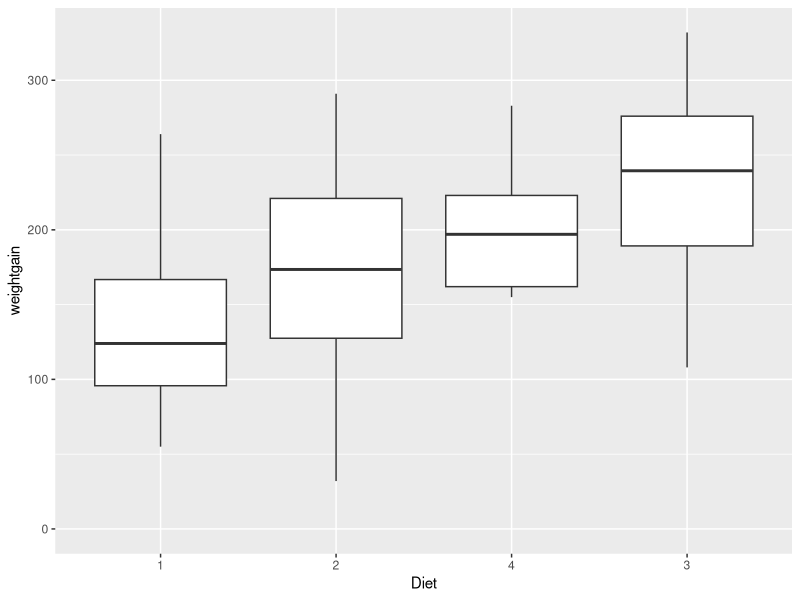
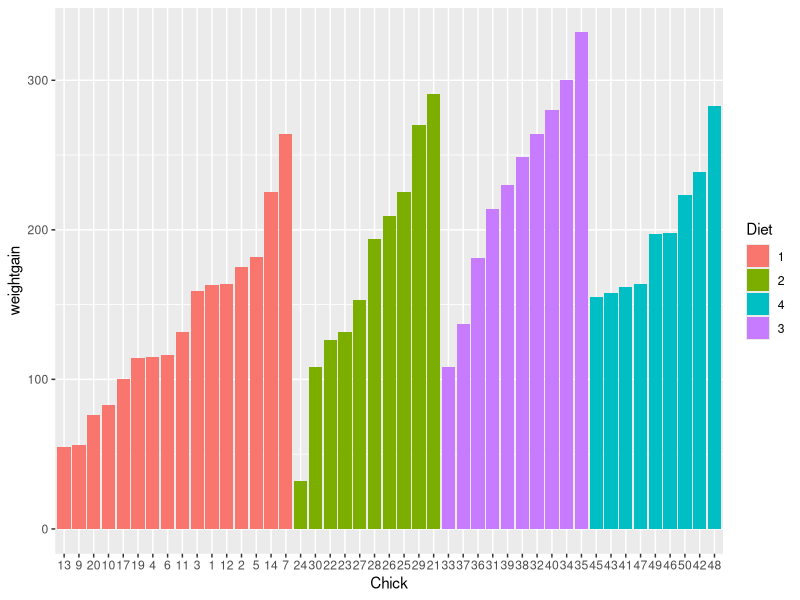
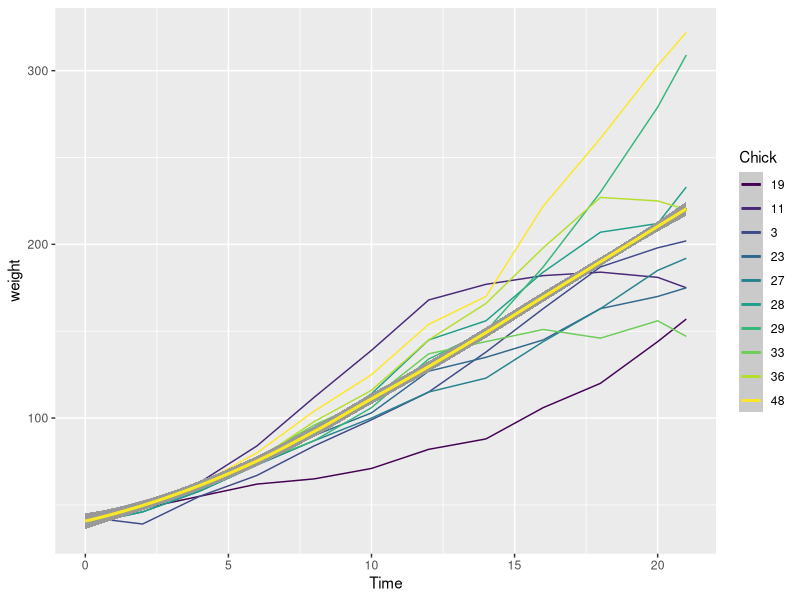
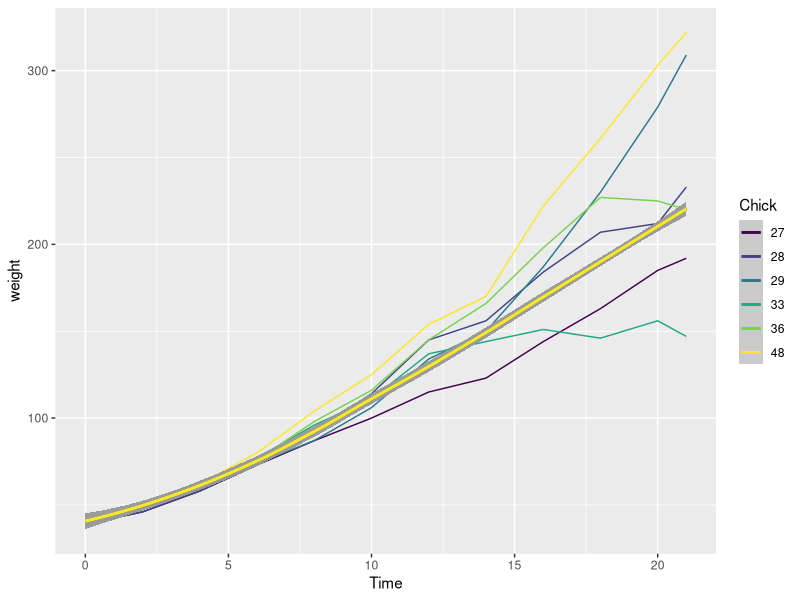
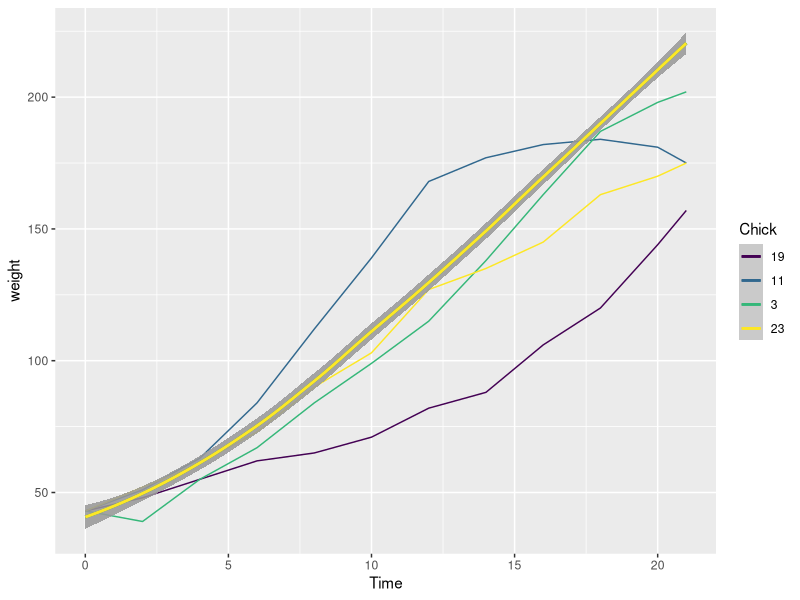
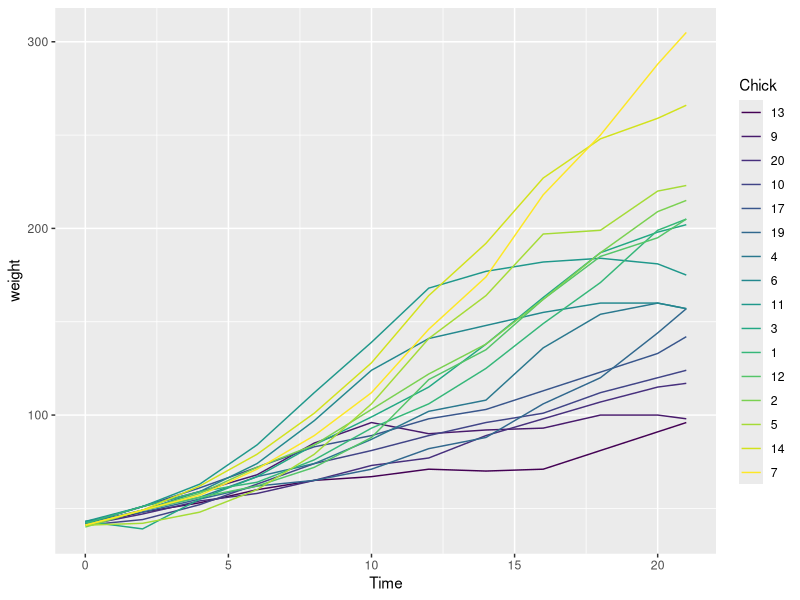
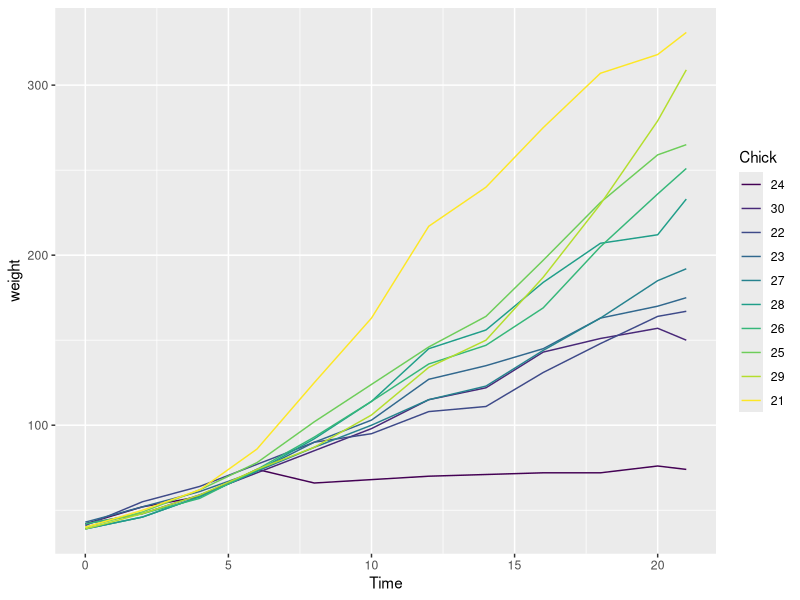
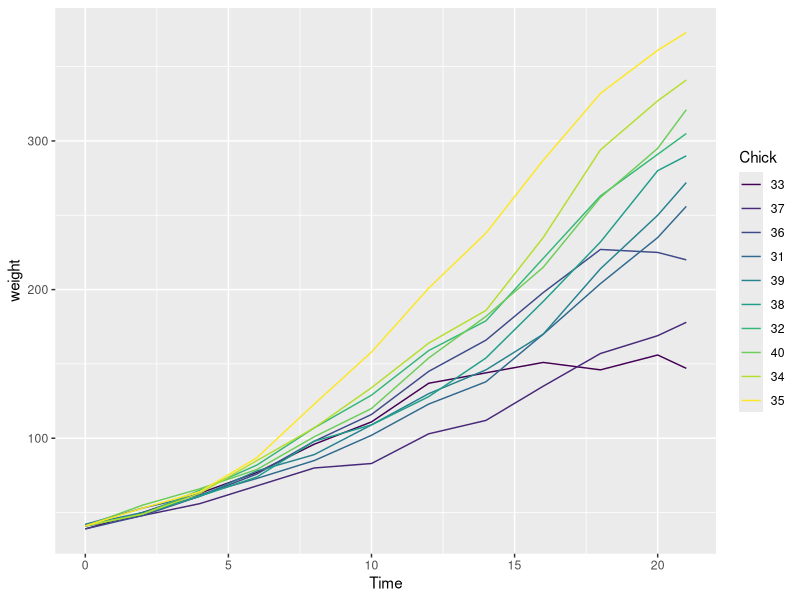

R code for these plots, in order:
## ---- chunk 1
knitr::opts_chunk$set(echo = TRUE)
library(datasets)
library(dplyr)
library(ggplot2)
chick <- ChickWeight
## ---- chunk 2
weight0 <- chick %>%
  group_by(Diet) %>%
  summarize(n=n(), avgWeight = mean(weight), sdWeight = sd(weight))
weight0
## ---- chunk 3
count <- chick %>%
  group_by(Chick) %>%
  mutate(Count = n()) %>%
  ungroup()
complete <- count %>%
  filter(Count==12)
head(complete, 3)
## ---- chunk 4
complete <- complete %>%
  group_by(Chick) %>%
  mutate(weightgain = weight - weight[Time == 0]) %>%
  ungroup()
head(complete, 3)
## ---- chunk 5
complete$Diet <- factor(complete$Diet, c(1, 2, 4, 3))

complete %>%
  filter(Time == 21) %>%
  ggplot(aes(x = Diet, y = weightgain)) + geom_boxplot() + ylim(0, NA)

## ---- chunk 6
fin <- complete %>%
  filter(Time == 21) %>%
  arrange(desc(weightgain))
fin
complete %>%
  filter(Time == 21) %>%
  arrange(weightgain)
fin %>%
  ggplot(aes(x = Chick, y = weightgain, fill = Diet)) + geom_col()
## ---- chunk 7
complete %>%
  filter(Time == 0) %>%
  arrange(weight)

complete %>%
  filter(Time == 0) %>%
  arrange(desc(weight))
## ---- chunk 8
complete <- complete %>%
  group_by(Time) %>%
  mutate(avgWeight = sum(weight) / n()) %>%
  ungroup()
complete
complete %>%
  filter(Chick %in% c(27,28,29,33,36,48,3,11,19,23)) %>%
  ggplot(aes(x = Time, y = weight, color = Chick)) + geom_line() + geom_smooth(aes(x = Time, y = avgWeight), show.legend = TRUE)
## ---- chunk 9
complete %>%
  filter(Chick %in% c(27,28,29,33,36,48)) %>%
  ggplot(aes(x = Time, y = weight, color = Chick)) + geom_line() + geom_smooth(aes(x = Time, y = avgWeight), show.legend = TRUE)
## ---- chunk 10
complete %>%
  filter(Chick %in% c(3,11,19,23)) %>%
  ggplot(aes(x = Time, y = weight, color = Chick)) + geom_line() + geom_smooth(aes(x = Time, y = avgWeight), show.legend = TRUE)
## ---- chunk 11
complete %>%
  filter(Diet == 1) %>%
  ggplot(aes(x = Time, y = weight, color = Chick)) + geom_line()
complete %>%
  filter(Diet == 2) %>%
  ggplot(aes(x = Time, y = weight, color = Chick)) + geom_line()
complete %>%
  filter(Diet == 3) %>%
  ggplot(aes(x = Time, y = weight, color = Chick)) + geom_line()
complete %>%
  filter(Diet == 4) %>%
  ggplot(aes(x = Time, y = weight, color = Chick)) + geom_line()
complete %>%
  filter(Time == 21) %>%
  ggplot(aes(x = weight, fill = Diet)) + geom_histogram(binwidth = 20)
complete %>%
  filter(Time == 21) %>%
  ggplot(aes(x = weightgain, fill = Diet)) + geom_histogram(binwidth = 20)
## ---- chunk 12
complete <- complete %>%
  mutate(percentOffAverage = ((weight - avgWeight) / avgWeight) * 100)
complete

complete %>%
  filter(Diet == 1) %>%
  ggplot(aes(x = Time, y = percentOffAverage, color = Chick)) + geom_line() + ylim(-100,100)
complete %>%
  filter(Diet == 2) %>%
  ggplot(aes(x = Time, y = percentOffAverage, color = Chick)) + geom_line() + ylim(-100,100)
complete %>%
  filter(Diet == 3) %>%
  ggplot(aes(x = Time, y = percentOffAverage, color = Chick)) + geom_line() + ylim(-100,100)
complete %>%
  filter(Diet == 4) %>%
  ggplot(aes(x = Time, y = percentOffAverage, color = Chick)) + geom_line() + ylim(-100,100)
